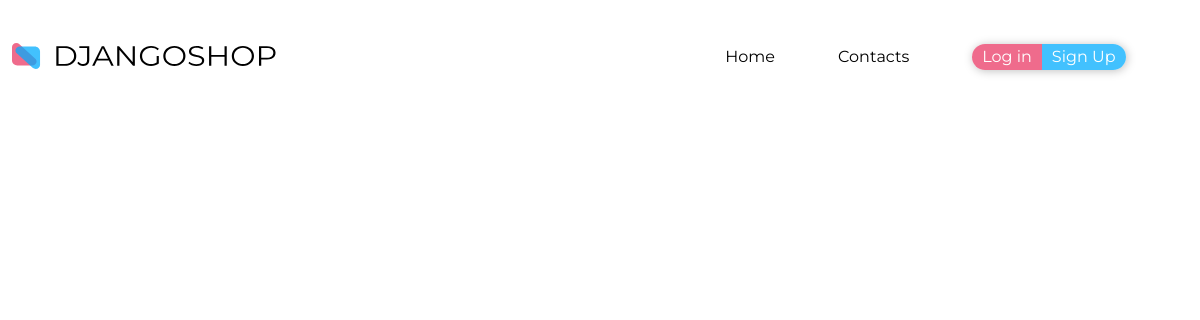
The app's page /, older data.
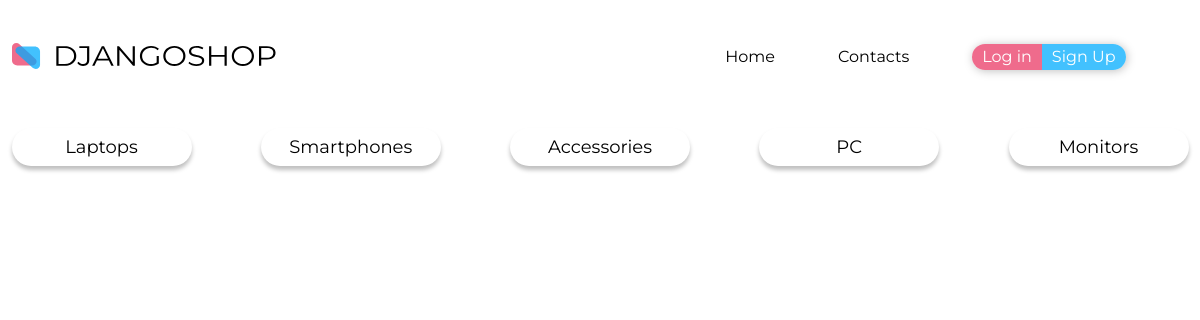
The same page, newer data.
### web/models.py (models this page shows, shortened)
class Category(models.Model):
    title = models.CharField(max_length=32, verbose_name='Name')
    slug = models.CharField(max_length=32, verbose_name='slug', blank=True)
    class Meta:
        if LANGUAGE_CODE == 'ru-ru':
            verbose_name_plural = 'Категории'
            verbose_name = 'Категорию'
        else:
            verbose_name_plural = 'Categories'
            verbose_name = 'Category'

### web/views.py (the view)
# urls.py: path('', index),
def index(request):
    goods = Goods.objects.all()
    categories = Category.objects.all()
    context = {
        'goods': goods,
        'categories': categories,
        'slug': 'laptops',
    }
    return render(request, "index.html", context=context)

### template/index.html (shortened to what this page needs)
{% extends 'base.html'%}
{% load static %}
{% block content %}
        <section class="main__categories">
            <ul class="categories__list">
                {% for category in categories %}
                <li class="category{{category.state}}">
                    <a href="/categories/{{category.title | lower}}" class="category__link">{{category.title}}</a>
                </li>
                {% endfor %}
            </ul>
        </section>
{% endblock %}

### template/base.html (shortened to what this page needs)
{% load static %}
<!DOCTYPE html>
<html lang="en">
<head>
    <link rel="stylesheet" href="{% static 'css/styles.css' %}">
    <link rel="stylesheet" href="{% static 'css/reset.css' %}">
</head>
<body>
    <header class="header">
        <div class="wrapper">
            <div class="header__wrapper">
                <a href="/"><img src="{% static 'img/header-logo.svg' %}" alt="DJANGOSHOP"></a>
                <nav class="header__nav">
                    <ul class="header__list">
                        <li class="header__item">
                            <a href="#" class="header__link">Home</a>
                        </li>
                        <li class="header__item">
                            <a href="#" class="header__link">Contacts</a>
                        </li>
                        <li class="header__item">
                            <a href="#" class="signin_field">Log in</a>
                            <a href="{% url 'register' %}" class="signup_field">Sign Up</a>
                        </li>
                    </ul>
                </nav>
            </div>
        </div>
    </header>
    <main class="main">
        <div class="wrapper">
            {% block content %}
            {% endblock %}
        </div>
    </main>
</body>
</html>

### static/css/styles.css (style rules this page uses)
a { text-decoration: none; }
.header { margin-top: 42px; margin-bottom: 56px; }
.wrapper { max-width: 1177px; margin: 0 auto; }
.header__wrapper { display: flex; flex-wrap: wrap; align-items: center; justify-content: space-between; }
.header__list { display: flex; flex-wrap: wrap; align-items: center; justify-content: space-between; }
.header__list:last-child { margin-right: 0; }
.header__item { margin-right: 63px; height: 30px; display: flex; align-items: center; }
.header__item:last-child { border-radius: 30px; box-shadow: 1px 1px 10px rgba(0, 0, 0, 0.25); padding: 0; height: 100%; }
.header__link { text-decoration: none; color: black; font-size: 16px; }
.signin_field { text-decoration: none; background-color: #ef6b8c; padding: 5px 10px 5px 10px; border-radius: 30px 0px 0px 30px; display: block; color: white; font-size: 16px; }
.signup_field { text-decoration: none; padding: 5px 10px 5px 10px; border-radius: 0px 30px 30px 0px; color: white; background-color: #42c1fe; font-size: 16px; }
.categories__list { display: flex; flex-wrap: nowrap; justify-content: space-between; flex-shrink: 10px; }
.category > a { display: block; font-size: 18px; text-decoration: none; }
.category { margin-right: 20; border-radius: 22px; min-width: 180px; text-align: center; padding-top: 10px; padding-bottom: 10px; box-shadow: 0px 4px 4px rgba(0, 0, 0, 0.25); }
.category__link { color: black; text-decoration: none; }
.main__categories { margin-bottom: 61px; }

Row changes from the older to the newer data that the page shows:
added Category: title "Laptops"
added Category: title "Smartphones"
added Category: title "Accessories"
added Category: title "PC"
added Category: title "Monitors"
